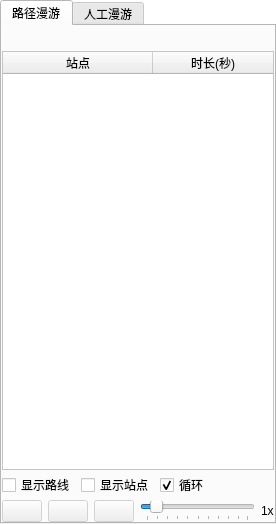
<?xml version="1.0" encoding="UTF-8"?>
<ui version="4.0">
 <class>ByyCameraAnimationWidget</class>
 <widget class="QWidget" name="ByyCameraAnimationWidget">
  <property name="geometry">
   <rect>
    <x>0</x>
    <y>0</y>
    <width>276</width>
    <height>524</height>
   </rect>
  </property>
  <property name="palette">
   <palette>
    <active>
     <colorrole role="Base">
      <brush brushstyle="SolidPattern">
       <color alpha="255">
        <red>255</red>
        <green>255</green>
        <blue>255</blue>
       </color>
      </brush>
     </colorrole>
     <colorrole role="Window">
      <brush brushstyle="SolidPattern">
       <color alpha="255">
        <red>255</red>
        <green>255</green>
        <blue>255</blue>
       </color>
      </brush>
     </colorrole>
    </active>
    <inactive>
     <colorrole role="Base">
      <brush brushstyle="SolidPattern">
       <color alpha="255">
        <red>255</red>
        <green>255</green>
        <blue>255</blue>
       </color>
      </brush>
     </colorrole>
     <colorrole role="Window">
      <brush brushstyle="SolidPattern">
       <color alpha="255">
        <red>255</red>
        <green>255</green>
        <blue>255</blue>
       </color>
      </brush>
     </colorrole>
    </inactive>
    <disabled>
     <colorrole role="Base">
      <brush brushstyle="SolidPattern">
       <color alpha="255">
        <red>255</red>
        <green>255</green>
        <blue>255</blue>
       </color>
      </brush>
     </colorrole>
     <colorrole role="Window">
      <brush brushstyle="SolidPattern">
       <color alpha="255">
        <red>255</red>
        <green>255</green>
        <blue>255</blue>
       </color>
      </brush>
     </colorrole>
    </disabled>
   </palette>
  </property>
  <property name="windowTitle">
   <string>ByyCameraAnimationWidget</string>
  </property>
  <property name="autoFillBackground">
   <bool>true</bool>
  </property>
  <layout class="QVBoxLayout" name="verticalLayout_2">
   <property name="margin">
    <number>0</number>
   </property>
   <item>
    <widget class="QTabWidget" name="tabWidget">
     <property name="currentIndex">
      <number>0</number>
     </property>
     <widget class="QWidget" name="tab">
      <attribute name="title">
       <string>路径漫游</string>
      </attribute>
      <layout class="QVBoxLayout" name="verticalLayout">
       <property name="spacing">
        <number>3</number>
       </property>
       <property name="margin">
        <number>0</number>
       </property>
       <item>
        <layout class="QHBoxLayout" name="horizontalLayout">
         <item>
          <widget class="QPushButton" name="loadPathButton">
           <property name="flat">
            <bool>true</bool>
           </property>
          </widget>
         </item>
         <item>
          <widget class="QPushButton" name="closePathButton">
           <property name="enabled">
            <bool>false</bool>
           </property>
           <property name="text">
            <string/>
           </property>
           <property name="flat">
            <bool>true</bool>
           </property>
          </widget>
         </item>
         <item>
          <spacer name="horizontalSpacer">
           <property name="orientation">
            <enum>Qt::Horizontal</enum>
           </property>
           <property name="sizeHint" stdset="0">
            <size>
             <width>40</width>
             <height>20</height>
            </size>
           </property>
          </spacer>
         </item>
        </layout>
       </item>
       <item>
        <widget class="QTreeWidget" name="treeWidget">
         <attribute name="headerVisible">
          <bool>true</bool>
         </attribute>
         <attribute name="headerDefaultSectionSize">
          <number>150</number>
         </attribute>
         <column>
          <property name="text">
           <string>站点</string>
          </property>
          <property name="textAlignment">
           <set>AlignHCenter|AlignVCenter|AlignCenter</set>
          </property>
         </column>
         <column>
          <property name="text">
           <string>时长(秒)</string>
          </property>
          <property name="textAlignment">
           <set>AlignHCenter|AlignVCenter|AlignCenter</set>
          </property>
         </column>
        </widget>
       </item>
       <item>
        <layout class="QHBoxLayout" name="horizontalLayout_2">
         <item>
          <widget class="QCheckBox" name="checkBox">
           <property name="text">
            <string>显示路线</string>
           </property>
          </widget>
         </item>
         <item>
          <widget class="QCheckBox" name="checkBox_2">
           <property name="text">
            <string>显示站点</string>
           </property>
          </widget>
         </item>
         <item>
          <widget class="QCheckBox" name="checkBox_3">
           <property name="text">
            <string>循环</string>
           </property>
           <property name="checked">
            <bool>true</bool>
           </property>
          </widget>
         </item>
         <item>
          <spacer name="horizontalSpacer_2">
           <property name="orientation">
            <enum>Qt::Horizontal</enum>
           </property>
           <property name="sizeHint" stdset="0">
            <size>
             <width>40</width>
             <height>20</height>
            </size>
           </property>
          </spacer>
         </item>
        </layout>
       </item>
       <item>
        <layout class="QHBoxLayout" name="horizontalLayout_5">
         <item>
          <widget class="QPushButton" name="resetButton">
           <property name="enabled">
            <bool>false</bool>
           </property>
          </widget>
         </item>
         <item>
          <widget class="QPushButton" name="playButton">
           <property name="enabled">
            <bool>false</bool>
           </property>
          </widget>
         </item>
         <item>
          <widget class="QPushButton" name="stopButton">
           <property name="enabled">
            <bool>false</bool>
           </property>
          </widget>
         </item>
         <item>
          <widget class="QSlider" name="horizontalSlider_2">
           <property name="minimum">
            <number>1</number>
           </property>
           <property name="maximum">
            <number>100</number>
           </property>
           <property name="value">
            <number>10</number>
           </property>
           <property name="orientation">
            <enum>Qt::Horizontal</enum>
           </property>
           <property name="tickPosition">
            <enum>QSlider::TicksBelow</enum>
           </property>
          </widget>
         </item>
         <item>
          <widget class="QLabel" name="label_3">
           <property name="text">
            <string>1x</string>
           </property>
          </widget>
         </item>
        </layout>
       </item>
      </layout>
     </widget>
     <widget class="QWidget" name="tab_2">
      <attribute name="title">
       <string>人工漫游</string>
      </attribute>
      <layout class="QVBoxLayout" name="verticalLayout_3">
       <item>
        <layout class="QHBoxLayout" name="horizontalLayout_3">
         <item>
          <widget class="QLabel" name="label_2">
           <property name="text">
            <string>速度:</string>
           </property>
          </widget>
         </item>
         <item>
          <widget class="QSlider" name="horizontalSlider">
           <property name="minimum">
            <number>1</number>
           </property>
           <property name="maximum">
            <number>20</number>
           </property>
           <property name="value">
            <number>10</number>
           </property>
           <property name="orientation">
            <enum>Qt::Horizontal</enum>
           </property>
           <property name="tickPosition">
            <enum>QSlider::TicksBelow</enum>
           </property>
          </widget>
         </item>
         <item>
          <widget class="QLabel" name="label">
           <property name="text">
            <string>1x</string>
           </property>
          </widget>
         </item>
        </layout>
       </item>
       <item>
        <spacer name="verticalSpacer">
         <property name="orientation">
          <enum>Qt::Vertical</enum>
         </property>
         <property name="sizeHint" stdset="0">
          <size>
           <width>20</width>
           <height>429</height>
          </size>
         </property>
        </spacer>
       </item>
      </layout>
     </widget>
    </widget>
   </item>
  </layout>
 </widget>
 <layoutdefault spacing="6" margin="11"/>
 <resources/>
 <connections/>
</ui>
